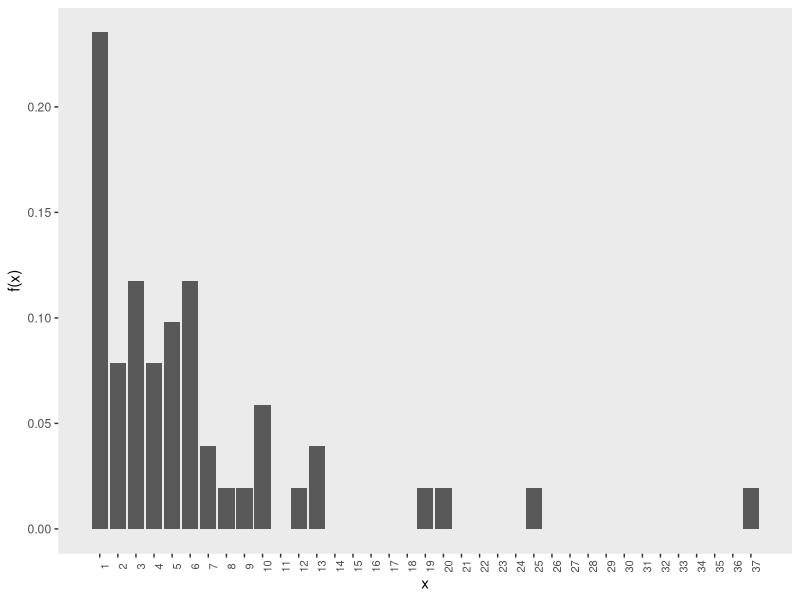
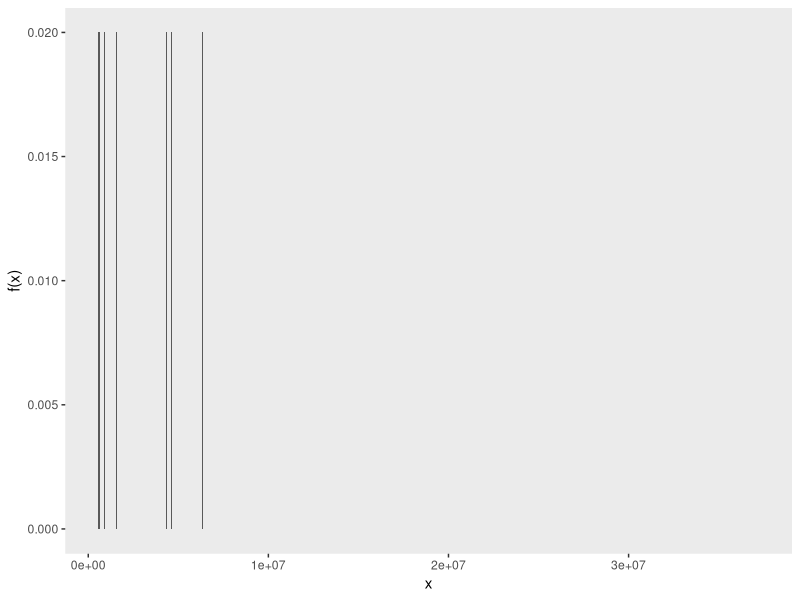
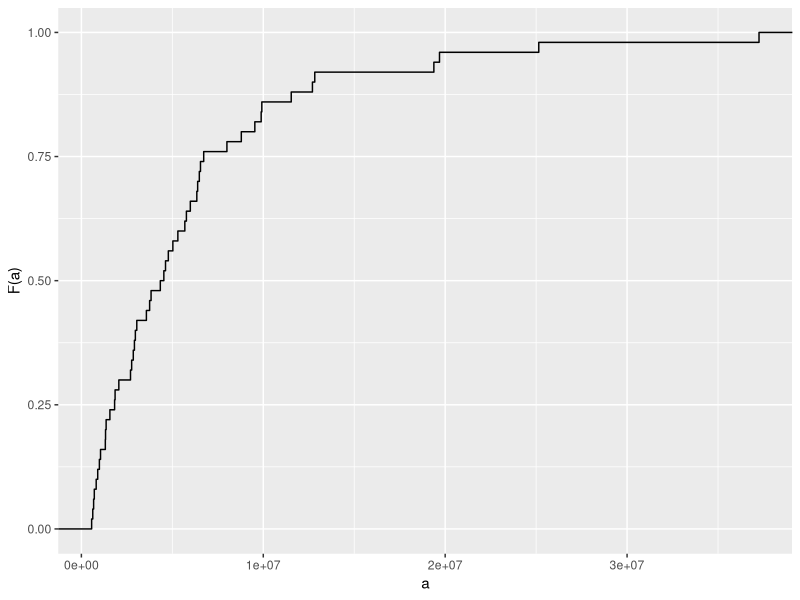
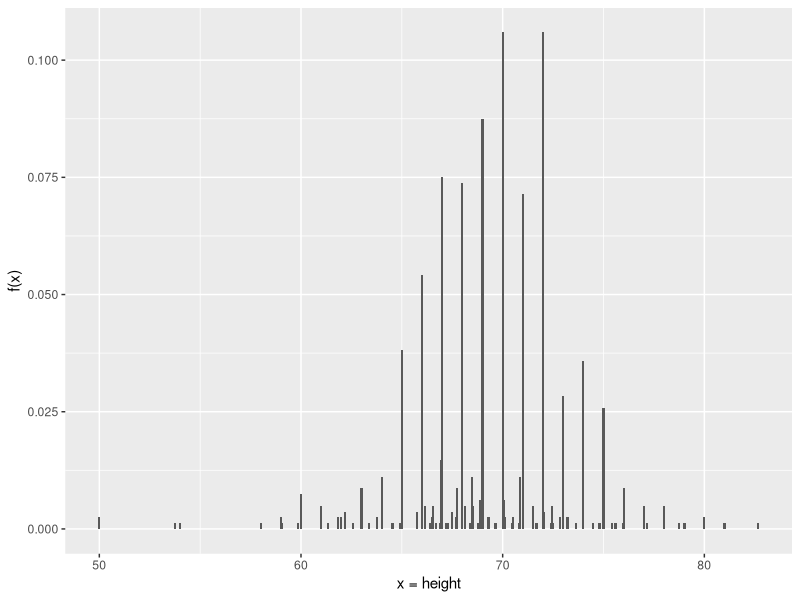
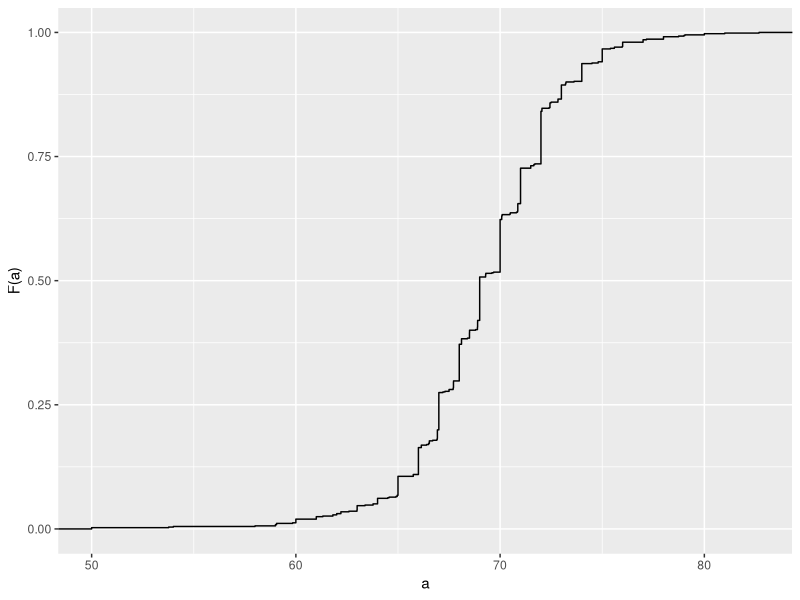
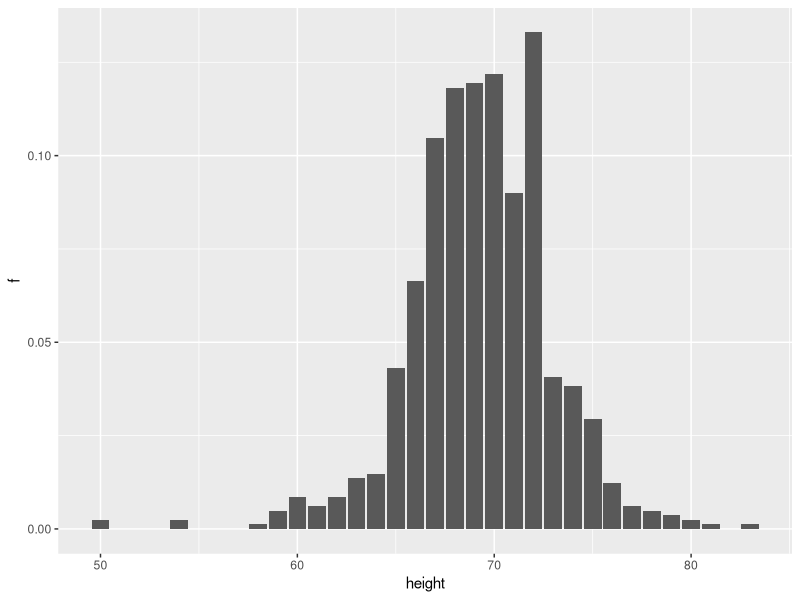
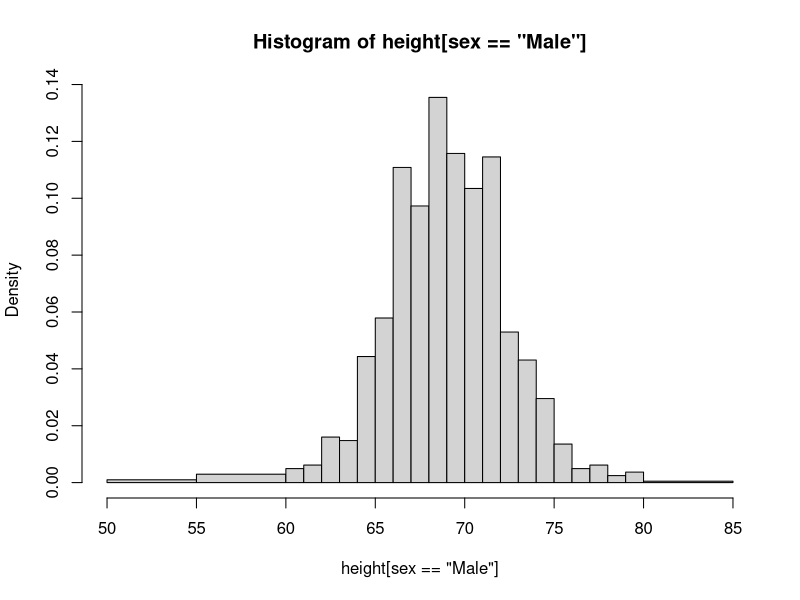
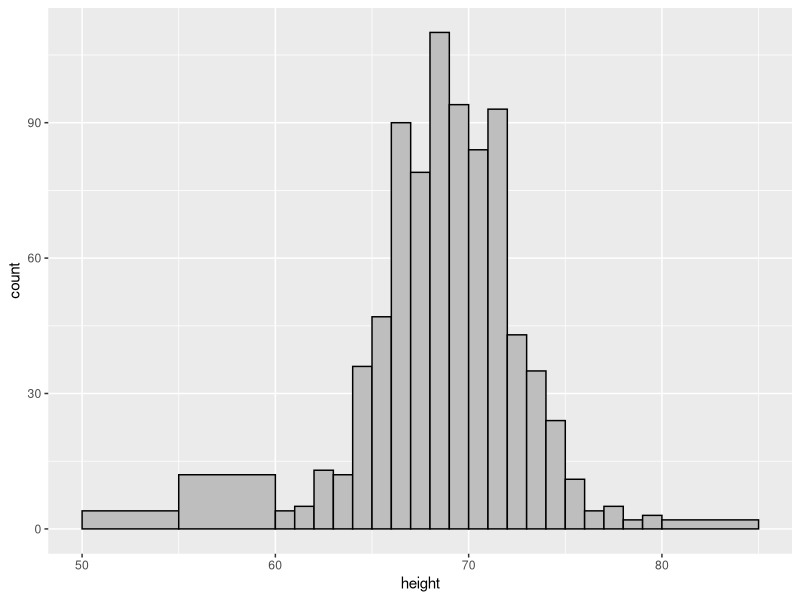

Reproduce these figures in R, in order.
## ---- chunk 1
#| cache: false
#| warning: false
#| message: false
#| echo: false

library(tidyverse)
library(dslabs)
## ---- chunk 2
library(dslabs)
str(heights)
## ---- chunk 3
prop.table(table(state.region))
## ---- chunk 4
#| echo: false
murders |> mutate(x = round(population/10^6)) |> count(x) |> mutate(f = n/sum(n)) |>
  ggplot(aes(x, f)) + geom_col() + 
  scale_x_continuous(breaks = seq(1, 37, by = 1)) +
  theme(axis.text.x = element_text(angle = 90, hjust = 0.5, size = 8)) +
  ylab("f(x)") + theme(panel.grid = element_blank())
## ---- chunk 5
#| echo: false
murders |> filter(state %in% state.name) |>
  count(population) |> mutate(f = n/sum(n)) |> ggplot(aes(population, f)) + 
  geom_col() + xlab("x") + ylab("f(x)") + theme(panel.grid = element_blank())
## ---- chunk 6
#| echo: false
murders |> filter(state %in% state.name) |>
  ggplot(aes(population)) + 
  stat_ecdf() +
  labs(x = "a", y = "F(a)")
## ---- chunk 7
#| echo: false
heights |> filter(sex == "Male") |> 
  count(height) |> mutate(f = n/sum(n)) |> ggplot(aes(height, f)) + 
  geom_col(width = 0.1) +
  xlab("x = height") + ylab("f(x)")
## ---- chunk 8
#| echo: false
heights |> filter(sex == "Male") |> 
  ggplot(aes(height)) + 
  stat_ecdf() +
  labs(x = "a", y = "F(a)")
## ---- chunk 9
library(tidyverse)
heights |> filter(sex == "Male") |> 
  mutate(height = round(height)) |>
  count(height) |> mutate(f = n / sum(n)) |> 
  ggplot(aes(height, f)) + geom_col()
## ---- chunk 10
with(heights, hist(height[sex == "Male"], breaks = c(50, 55, 60:80, 85)))
## ---- chunk 11
heights |> filter(sex == "Male") |> ggplot(aes(x = height)) + 
  geom_histogram(breaks = c(50, 55, 60:80, 85), fill = "grey", color = "black")
## ---- chunk 12
heights |> filter(sex == "Male") |> 
  ggplot(aes(x = height, y = after_stat(density))) + 
  geom_histogram(breaks = c(50, 55, 60:80, 85), fill = "grey", color = "black")
## ---- chunk 13
heights |> filter(sex == "Male") |> 
  ggplot(aes(height)) + geom_density(alpha = 0.2, fill = "#00BFC4")
## ---- chunk 14
set.seed(1988)
x <- data.frame(height = c(rnorm(1000000, 69, 3), rnorm(1000000, 65, 3)))
p1 <- x |> 
  ggplot(aes(x = height, y = after_stat(density))) + 
  geom_histogram(binwidth = 1, fill = "grey", color = "black") + 
  ggtitle("binwidth = 1")
p2 <- x |> 
  ggplot(aes(x = height, y = after_stat(density))) + 
  geom_histogram(binwidth = 0.5, fill = "grey", color = "black") + 
  ggtitle("binwidth = 0.5")
p3 <- x |> 
  ggplot(aes(x = height, y = after_stat(density))) + 
  geom_histogram(binwidth = 0.25, fill = "grey", color = "black") + 
  ggtitle("binwidth = 0.25")
library(gridExtra)
grid.arrange(p1, p2, p3, nrow = 1)
## ---- chunk 15
hist1 <- heights |> 
  filter(sex == "Male") |> 
  ggplot(aes(height)) +
  geom_histogram(aes(y = after_stat(density)), binwidth = 1, fill = "grey", color = "black") 

hist2 <- hist1 +
  geom_line(stat = 'density', lwd = 0.75)

hist3 <- hist1 + 
  geom_point(data = ggplot_build(hist2)$data[[1]], aes(x,y), col = "blue")

hist4 <- ggplot() + geom_point(data = ggplot_build(hist2)$data[[1]], aes(x,y), col = "blue") + 
  xlab("height") + ylab("density")

hist5 <- hist4 + geom_line(data = ggplot_build(hist2)$data[[2]], aes(x,y), lwd = 0.75)

hist6 <- heights |> 
  filter(sex == "Male") |> 
  ggplot(aes(height)) +
  geom_density(alpha = 0.2, fill = "#00BFC4", col = 0) +
  geom_line(stat = 'density', lwd = 0.75) +
  scale_y_continuous(limits = layer_scales(hist2)$y$range$range)
  
grid.arrange(hist1, hist3, hist4, hist5, hist2, hist6, nrow = 2)
## ---- chunk 16
p <- heights |> filter(sex == "Male") |> 
  ggplot(aes(height)) +
  geom_histogram(aes(y = after_stat(density)), binwidth = 1, alpha = 0.5) 

p1 <- p +  geom_line(stat = 'density', adjust = 0.5)
p2 <- p +  geom_line(stat = 'density', adjust = 2) 

library(gridExtra)
grid.arrange(p1, p2, ncol = 2)
## ---- chunk 17
d <- with(heights, density(height[sex == "Male"]))
tmp <- data.frame(height = d$x, density = d$y)
tmp |> ggplot(aes(height,density)) + geom_line() + 
  geom_area(aes(x = height, y = density), data = filter(tmp, between(height, 65, 68)), alpha = 0.2, fill = "#00BFC4")
## ---- chunk 18
heights |> 
  filter(sex == "Male") |> 
  ggplot(aes(height)) + 
  geom_density(alpha = 0.2, fill = "#00BFC4")
## ---- chunk 19
library(ggplot2)
library(dplyr)
set.seed(42)

df <- data.frame(
  value = c(rnorm(10000, 0, 0.75),
            rexp(10000, 1) - 2.5,
            -rexp(10000, 1) + 2.5,
            c(rnorm(9000, -1, 0.5), rnorm(1000, 2, 0.5))),
  type = rep(c("Bell shaped", "Right-skewed", "Left-skewed", "Bimodal"), each = 10000)) |>
  mutate(type = factor(type, levels = c("Bell shaped","Bimodal","Right-skewed","Left-skewed")))


ggplot(df, aes(value, fill = type)) +
  geom_density(alpha = 0.6, color = "black", adjust = 2, show.legend = FALSE) +
  facet_wrap(~type, ncol = 2, scales = "free_y") +
  theme_minimal() +
  coord_cartesian(xlim = c(-3.5, 3.5)) +
   theme(axis.text.x = element_blank(),
        axis.ticks.x = element_blank(),
        axis.text.y = element_blank(),
        axis.ticks.y = element_blank()) +
  labs(y = "", x = "")
## ---- chunk 20
library(dslabs)
ds_theme_set()
murders |> group_by(region) |>
  summarize(n = n()) |>
  mutate(Proportion = n/sum(n), 
         region = reorder(region, Proportion)) |>
  ggplot(aes(x = region, y = Proportion, fill = region)) + 
  geom_bar(stat = "identity", show.legend = FALSE) + 
  xlab("")
## ---- chunk 21
heights |> filter(sex == "Male") |> ggplot(aes(height)) + 
  stat_ecdf() +
  ylab("F(a)") + xlab("a")
## ---- chunk 22
murders |> mutate(murder_rate = total/population * 10^5) |>
  ggplot(aes(murder_rate)) + 
  stat_ecdf() +
  ylab("F(a)") + xlab("a")
## ---- chunk 23
heights |> 
  filter(sex == "Male") |> 
  ggplot(aes(height)) + 
  geom_histogram(binwidth = 1, color = "black")
## ---- chunk 24
murders |> ggplot(aes(x = population/10^6)) + 
  geom_density(fill = "grey") + 
  scale_x_log10() +
  xlab("Population in millions")
## ---- chunk 25
library(gridExtra)
p1 <- murders |> ggplot(aes(x = population/10^6)) + 
  geom_density(fill = "grey", bw = 5) + xlab("Population in millions") + ggtitle("1")
p2 <- murders |> ggplot(aes(x = population/10^6)) + 
  geom_density(fill = "grey", bw = .05) + scale_x_log10() + xlab("Population in millions") + ggtitle("2")
p3 <- murders |> ggplot(aes(x = population/10^6)) + 
  geom_density(fill = "grey", bw = 1) + scale_x_log10() + xlab("Population in millions") + ggtitle("3")
grid.arrange(p1,p2,p3,ncol = 2)
